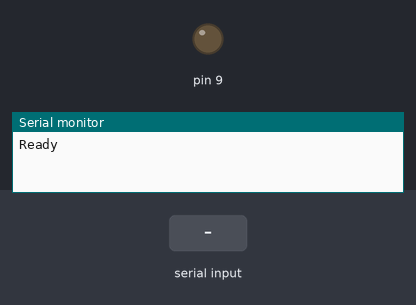
Bench run of a sketch on a simulated Arduino Uno, built with avr-gcc and run on an emulated ATmega328P. Parts: output pins drawn as LEDs (lit = HIGH), the last lines printed to the serial monitor. The inputs (shaded band) are chosen by the test bench.

Above: at 1.2 s.
1.3 s: "c\n" received over Serial
At 1.8 s:
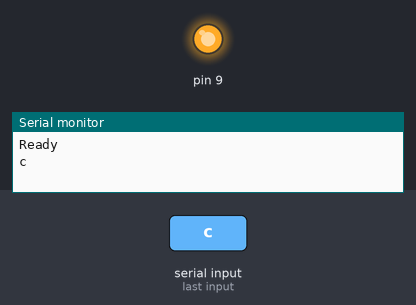
2.8 s: "1\n" received over Serial
Timing chart, 0 to 5.8 s (numbered marks = the images above; inputs shaded):
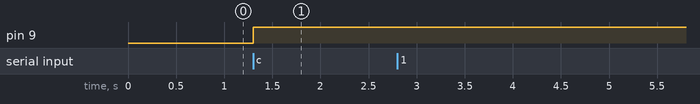

Measured:
- after the input at 1.3 s, pin 9: LOW → HIGH at once

The sketch:

SerialSimulator.ino
```cpp
void setup() {
  // put your setup code here, to run once:
Serial.begin(9600);
Serial.println("Ready");
pinMode(9,OUTPUT);
}
int count=1;
String data;
void set(char val)
{
  val -='0';
  if(val!=0)
  digitalWrite(9,HIGH);
  else
   digitalWrite(9,LOW);

}
void loop() {
  while(Serial.available())
  {
    if(Serial.available() > 0)
    {
      char d = Serial.read();
      if(d != '\n')
      {
        data +=d;
      }
      else
      {
        if(data[0]=='c')
        {
          set(data[1]);
        }
        Serial.println(data);
        data = "";
      }
    }
  }
  // put your main code here, to run repeatedly:

}
```
